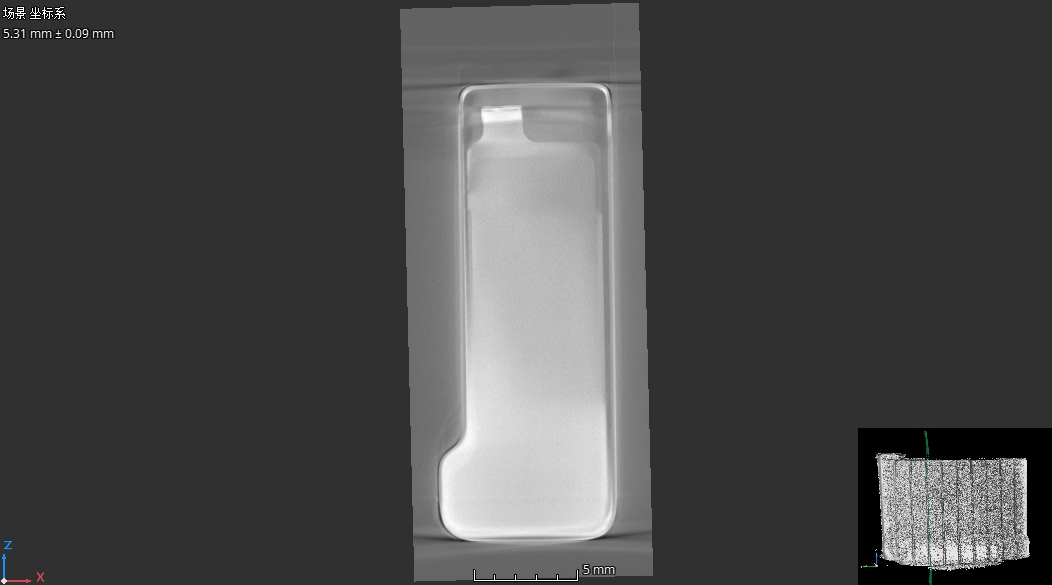
#> input picture samples/test/images/0_0023.jpg, 1052 x 585 px, found by its file name; its folder holds 4 pictures in this run
$ python check_overlap_aug.py
#> lines starting #> are read from the running program, lines starting #| are printed output that depends on the picture
# -*- coding: utf-8 -*-
"""检查 考卷 vs V4_AUG（最新训练实际用的数据集）重叠
策略：先文件名，再缩略图快哈希初筛，候选再全像素验证
同时检查 AUG train vs val 内部互串（同原图被增广后分属两边）
"""
import os, hashlib, json
from PIL import Image
Image.MAX_IMAGE_PIXELS = None

ROOT = r"D:\CT Detection\datasets"
KA0 = os.path.join(ROOT, "考卷_清洗版", "images")
AUG_TR = os.path.join(ROOT, "CT_DATASET_FINAL_V4_AUG", "train", "images")
AUG_VA = os.path.join(ROOT, "CT_DATASET_FINAL_V4_AUG", "val", "images")

def quick_hash(p, size=64):
#> called with size = 64
    with Image.open(p) as im:
#> im is the input picture: PIL image 1052x585 RGB; mean R, G, B 73.1, 73.1, 73.1
        im = im.convert("RGB").resize((size, size))
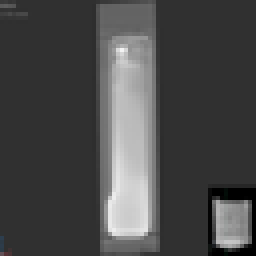
#> im: PIL image 64x64 RGB (shown 4 times larger); mean R, G, B 73.1, 73.1, 73.1
        return hashlib.md5(im.tobytes()).hexdigest()

def full_hash(p):
    with Image.open(p) as im:
        im = im.convert("RGB")
        return hashlib.md5(im.tobytes()).hexdigest()

IMG_EXT = {".jpg", ".jpeg", ".png", ".bmp", ".tif", ".tiff", ".webp"}
def list_images(d):
    allf = sorted(os.listdir(d))
    imgs = [f for f in allf if os.path.splitext(f)[1].lower() in IMG_EXT]
    others = [f for f in allf if f not in imgs]
    if others:
        print(f"  [注意] {d} 里有 {len(others)} 个非图片文件: {others[:10]}", flush=True)
    return imgs

# 1. 考卷快哈希
kj = list_images(KA0)
kj_q = {}
for f in kj:
    kj_q[f] = quick_hash(os.path.join(KA0, f))
#> pass 2 of the loop `for f in kj:`:
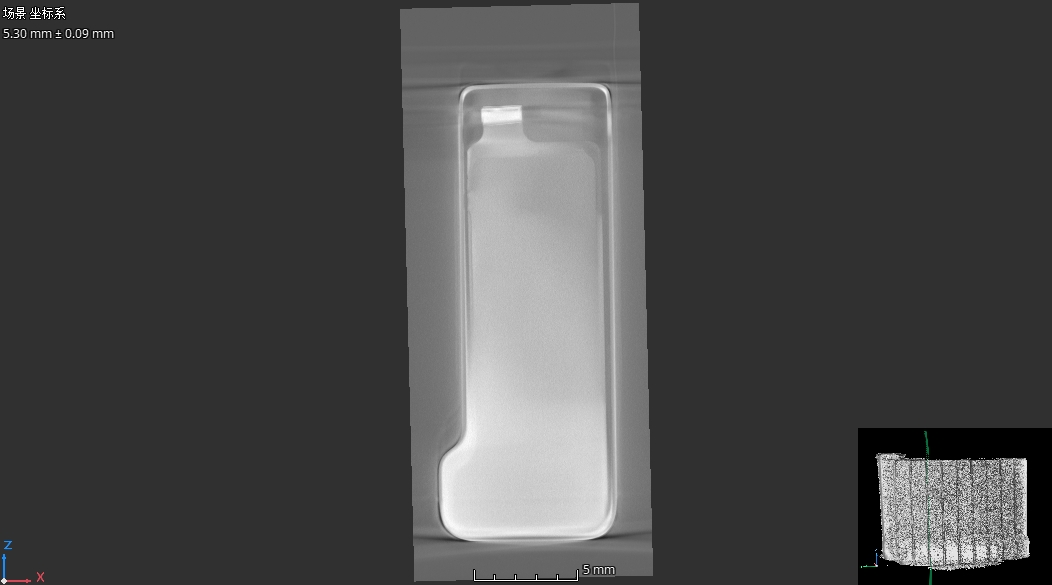
#> input picture samples/test/images/0_0024.jpg, 1052 x 585 px, found by its file name
#> in quick_hash, im is the input picture: PIL image 1052x585 RGB; mean R, G, B 72.7, 72.7, 72.7
#> in quick_hash (call 2), `im = im.convert("RGB").resize((size, size))`:
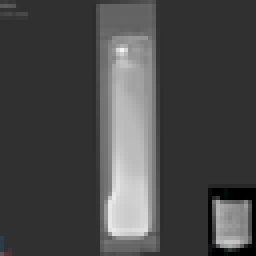
#> im: PIL image 64x64 RGB (shown 4 times larger); mean R, G, B 72.7, 72.7, 72.7
#> pass 3 of the loop `for f in kj:`:
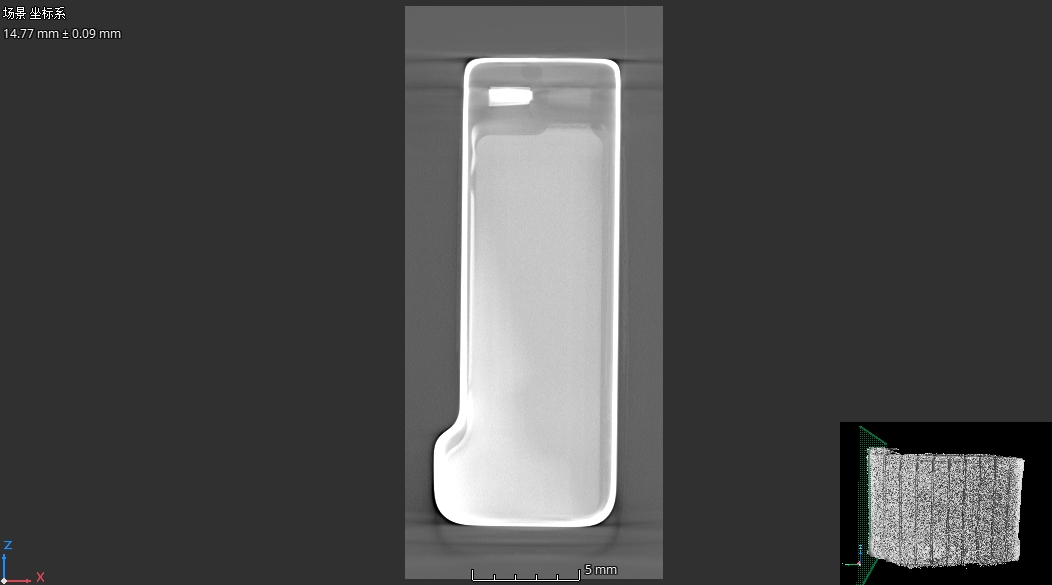
#> input picture samples/test/images/0_0056.jpg, 1052 x 585 px, found by its file name
#> in quick_hash, im is the input picture: PIL image 1052x585 RGB; mean R, G, B 74.4, 74.5, 74.5
#> in quick_hash (call 3), `im = im.convert("RGB").resize((size, size))`:
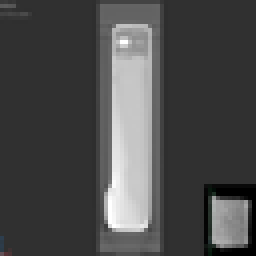
#> im: PIL image 64x64 RGB (shown 4 times larger); mean R, G, B 74.5, 74.5, 74.5
#> the loop made 4 passes; the first 3 are shown
kj_full = {}
print(f"考卷 {len(kj)} 张已哈希", flush=True)

# 2. AUG train/val 逐张快哈希比对
report = {"AUG_train_exact": [], "AUG_val_exact": [], "AUG_train_val_cross": {}}
aug_tr_files = list_images(AUG_TR)
aug_va_files = list_images(AUG_VA)

# 先建 val 快哈希表（用于 train/val 互串检查）
val_q = {}
for i, f in enumerate(aug_va_files):
    val_q[f] = quick_hash(os.path.join(AUG_VA, f))
    if (i+1) % 400 == 0: print(f"  AUG val hash {i+1}/{len(aug_va_files)}", flush=True)
#> pass 2 of the loop `for i, f in enumerate(aug_va_files):`:
#> pass 3 of the loop `for i, f in enumerate(aug_va_files):`:
#> the loop made 4 passes; the first 3 are shown
val_q_inv = {}
for f, h in val_q.items():
    val_q_inv.setdefault(h, []).append(f)
#> this loop made 4 passes
#> (f, h) on passes 1 to 4: ('0_0023.jpg', 'b171dec605518d2debae7c0de0709cf0'), ('0_0024.jpg', 'eea9b12538370d31c73565e37e3a18a3'), ('0_0056.jpg', '63807c79312a673335b25758d9881b64'), ('0_0058.jpg', 'ab9734f3cfb4bb6b7c6db014e8aa6a8a')
#> after the loop, val_q_inv = {'b171dec605518d2debae7c0de0709cf0': ['0_0023.jpg'], 'eea9b12538370d31c73565e37e3a18a3': ['0_0024.jpg'], '63807c79312a673335b25758d9881b64': ['0_0056.jpg'], 'ab9734f3cfb4bb6b7c6db014e8aa6a8a': ['0_0058.jpg']}

# 考卷 vs AUG val：全像素验证同名命中
for f in kj:
    for vf, vh in val_q.items():
        pass  # 下面统一做

kj_q_inv = {}
for f, h in kj_q.items():
    kj_q_inv.setdefault(h, []).append(f)
#> after the loop, kj_q_inv has the same summary as val_q_inv

# AUG val 里与考卷快哈希相同的 → 全像素验证
for vf, vh in val_q.items():
    if vh in kj_q_inv:
        for kf in kj_q_inv[vh]:
            if full_hash(os.path.join(KA0, kf)) == full_hash(os.path.join(AUG_VA, vf)):
                report["AUG_val_exact"].append((kf, vf))
#> pass 2 of the loop `for vf, vh in val_q.items():`:
#> pass 3 of the loop `for vf, vh in val_q.items():`:
#> the loop made 4 passes; the first 3 are shown
print(f"AUG val vs 考卷 精确重复: {len(report['AUG_val_exact'])}", flush=True)

# AUG train：快哈希比对考卷 + 与 val 互串
tr_val_cross = 0
#> tr_val_cross = 0
cross_examples = []
for i, f in enumerate(aug_tr_files):
    h = quick_hash(os.path.join(AUG_TR, f))
    if h in kj_q_inv:
        for kf in kj_q_inv[h]:
            if full_hash(os.path.join(KA0, kf)) == full_hash(os.path.join(AUG_TR, f)):
                report["AUG_train_exact"].append((kf, f))
    if h in val_q_inv:
        tr_val_cross += 1
#> tr_val_cross = 1
        if len(cross_examples) < 20:
            cross_examples.append((f, val_q_inv[h]))
    if (i+1) % 2000 == 0: print(f"  AUG train {i+1}/{len(aug_tr_files)} 考卷命中{len(report['AUG_train_exact'])} val互串{tr_val_cross}", flush=True)
#> pass 2 of the loop `for i, f in enumerate(aug_tr_files):`:
#> `tr_val_cross += 1`: tr_val_cross = 2
#> pass 3 of the loop `for i, f in enumerate(aug_tr_files):`:
#> `tr_val_cross += 1`: tr_val_cross = 3
#> the loop made 4 passes; the first 3 are shown

report["AUG_train_val_cross_count"] = tr_val_cross
report["AUG_train_val_cross_examples"] = cross_examples

print(f"\nAUG train vs 考卷 精确重复: {len(report['AUG_train_exact'])}")
for kf, tf in report["AUG_train_exact"][:30]:
    print(f"   考卷/{kf} == AUG_train/{tf}")
print(f"AUG train vs AUG val 互串（快哈希，含增广同源）: {tr_val_cross}")
for a, b in cross_examples[:10]:
    print(f"   train/{a} ~~ val/{','.join(b)}")

with open(os.path.join(ROOT, "overlap_report_aug.json"), "w", encoding="utf-8") as fp:
    json.dump(report, fp, ensure_ascii=False, indent=1)
print("\n报告已存 datasets/overlap_report_aug.json")
